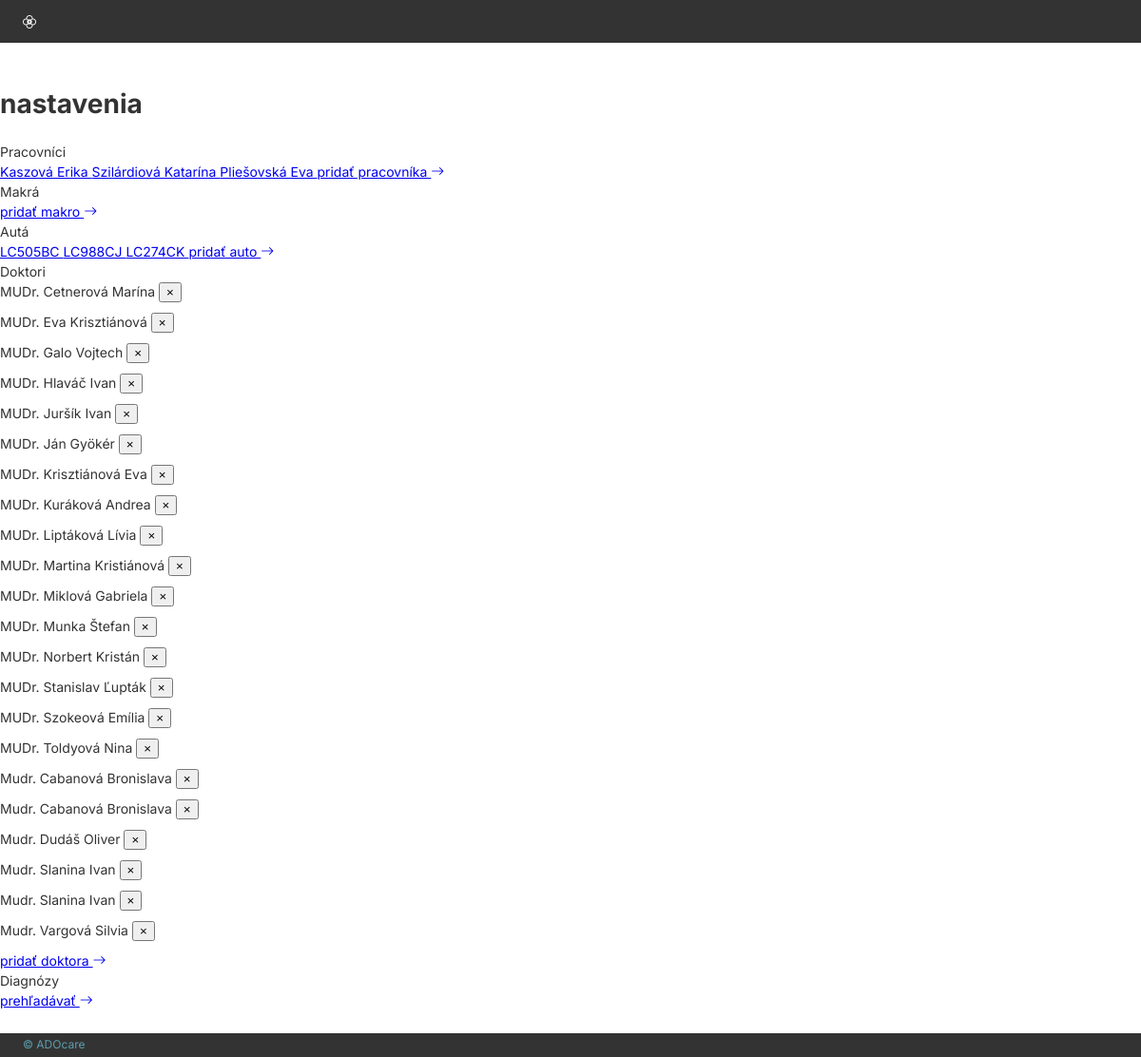
Page /nastavenia (signed in) on the committed database.
### tables this page shows
CREATE TABLE "sestry" (
	"id"	INTEGER,
	"meno"	TEXT NOT NULL,
	"kod"	TEXT,
	"uvazok"	DECIMAL(2, 1),
	"vozidlo"	INTEGER,
	"ados"	INTEGER,
	"phone_number"	TEXT,
	PRIMARY KEY("id" AUTOINCREMENT),
	FOREIGN KEY("ados") REFERENCES "adosky"("id") ON DELETE SET NULL,
	FOREIGN KEY("vozidlo") REFERENCES "auta"("id") ON DELETE SET NULL
);

CREATE TABLE auta (
                id INTEGER PRIMARY KEY AUTOINCREMENT,
                evc TEXT NOT NULL
            );

CREATE TABLE doktori (
                id INTEGER PRIMARY KEY AUTOINCREMENT,
                meno TEXT NOT NULL,
                pzs TEXT,
                zpr TEXT
            );

### routes/main_routes.py (the view)
@main.route('/nastavenia')
@login_required
def settings():
    nurses = get_nurses()
    macros = get_macros()
    cars = get_cars()
    companies = get_companies()
    doctors = get_doctors()
    return render_template('settings.html', nurses=nurses, macros=macros, cars=cars, companies=companies, doctors=doctors)

### routes/auth.py (called while the page is built)
def setup_login_manager(login_manager) -> None:
    @login_manager.user_loader
    def load_user(user_id: int) -> User:
        conn = get_db_connection()
        usedData = conn.execute("SELECT * FROM adosky WHERE id = ?", (user_id,)).fetchone()
        conn.close()
        if usedData:
            return User(id       = int(usedData['id']),
                        username = usedData['identifikator'],
                        password = usedData['passwordHash'])
        return None

### routes/cars.py (called while the page is built)
def get_cars():
    conn = get_db_connection()
    rows = conn.execute("SELECT * FROM auta").fetchall()
    conn.close()
    return [Car(row) for row in rows]

### routes/companies.py (called while the page is built)
def get_companies():
    conn = get_db_connection()
    rows = conn.execute("SELECT * FROM adosky").fetchall()
    conn.close()
    return [Company(row) for row in rows]

### routes/doctors.py (called while the page is built)
def get_doctors():
    conn = get_db_connection()
    rows = conn.execute("SELECT * FROM doktori ORDER BY meno ASC").fetchall()
    conn.close()
    return [Doctor(row) for row in rows]

### routes/macros.py (called while the page is built)
def get_macros():
    conn = get_db_connection()
    rows = conn.execute("SELECT * FROM makra").fetchall()
    conn.close()
    return [Macro(row) for row in rows]

### routes/nurses.py (called while the page is built)
def get_nurses():
    conn = get_db_connection()
    rows = conn.execute("SELECT * FROM sestry").fetchall()
    conn.close()
    return [Nurse(row) for row in rows]

### utils/database.py (called while the page is built)
def get_db_connection():
    conn = sqlite3.connect(DATABASE_FILE)
    conn.row_factory = sqlite3.Row
    return conn

### templates/settings.html (shortened to what this page needs)
{% extends "base.html" %}
{% block content %}
<h1>nastavenia</h1>
<div class="section">
    <div class="lined-heading"><span>Pracovníci</span></div>
    {% for nurse in nurses %}
    <a href="{{ url_for('nurse.update_nurse', id=nurse.id) }}" class="small-token" data-id="{{ nurse.id }}" data-meno="{{ nurse.meno }}" data-kod="{{ nurse.kod }}"
        data-uvazok="{{ nurse.uvazok }}" data-vozidlo="{{ nurse.vozidlo }}" data-ados="{{ nurse.ados }}" data-phone_number="{{ nurse.phone_number }}">
        {{ nurse.meno }}
    </a>
    {% endfor %}
    <a class="text-button" href="{{ url_for('nurse.create_nurse') }}">
        pridať pracovníka <i class="bi bi-arrow-right"></i>
    </a>
</div>
<div class="section">
    <div class="lined-heading"><span>Makrá</span></div>
    <a class="text-button" href="{{ url_for('macro.create_macro') }}">
        pridať makro <i class="bi bi-arrow-right"></i>
    </a>
</div>
<div class="section">
    <div class="lined-heading"><span>Autá</span></div>
    {% for car in cars %}
    <a href="{{ url_for('car.update_car', id=car.id) }}" class="small-token" data-id="{{ car.id }}" data-evc="{{ car.evc }}">
        {{ car.evc }}
    </a>
    {% endfor %}
    <a class="text-button" href="{{ url_for('car.create_car') }}">
        pridať auto <i class="bi bi-arrow-right"></i>
    </a>
</div>
<div class="section">
    <div class="lined-heading"><span>Doktori</span></div>
    {% for doctor in doctors %}
    <div class="small-token" data-id="{{ doctor.id }}">
        <span>{{ doctor.meno }}</span>
        <button class="delete-btn" type="button" title="Odstrániť doktora">×</button>
    </div>
    {% endfor %}
    <a class="text-button" href="{{ url_for('doctor.list_doctors') }}">
        pridať doktora <i class="bi bi-arrow-right"></i>
    </a>
</div>
<div class="section">
    <div class="lined-heading"><span>Diagnózy</span></div>
    <a class="text-button" href="{{ url_for('diagnosis.list_diagnoses') }}">
        prehľadávať <i class="bi bi-arrow-right"></i>
    </a>
</div>
{% endblock %}
{% block styles %}
<link rel="stylesheet" href="{{ url_for('static', filename='css/login.css') }}">
{% endblock %}

### templates/base.html (shortened to what this page needs)
<!DOCTYPE html>
<html lang="sk">
<head>
    <link rel="stylesheet" href="https://cdn.jsdelivr.net/npm/bootstrap-icons@1.11.3/font/bootstrap-icons.css">
    <link rel="stylesheet" href="https://unpkg.com/leaflet@1.9.4/dist/leaflet.css" />
    <link rel="stylesheet" href="https://cdn.jsdelivr.net/npm/flatpickr/dist/flatpickr.min.css">
    <link rel="stylesheet" href="{{ url_for('static', filename='css/global.css') }}">
    <link rel="stylesheet" href="{{ url_for('static', filename='css/tokens.css') }}">
    <link rel="stylesheet" href="{{ url_for('static', filename='css/components/inputs.css') }}">
    <link rel="stylesheet" href="{{ url_for('static', filename='css/components/buttons.css') }}">
    <link rel="stylesheet" href="{{ url_for('static', filename='css/components/tooltips.css') }}">
    <link rel="stylesheet" href="{{ url_for('static', filename='css/components/tables.css') }}">
    {% block styles %}{% endblock %}
    {% include "components/toasts.html" %}
</head>
<body>
    {% include "partials/navbar.html" %}
    <main>
        <content>
        {% block content %}{% endblock %}
        </content>
    </main>
    {% include "partials/footer.html" %}
</body>
</html>

### templates/components/toasts.html (shortened to what this page needs)
<link rel="stylesheet" href="{{ url_for('static', filename='css/components/toasts.css') }}">

### templates/partials/navbar.html (shortened to what this page needs)
<nav class="p-navbar" role="banner" aria-label="Primary">
    <div class="p-navbar-section">
        <a href="{{ url_for('main.dashboard') }}" title="ADOcare" class="logo">
            <i class="bi bi-flower2"></i>
        </a>
    </div>
</nav>
{% block styles %}
<link rel="stylesheet" href="{{ url_for('static', filename='css/partials/navbar.css') }}">
{% endblock %}

### templates/partials/footer.html (shortened to what this page needs)
<footer class="p-footer">
    <div class="p-footer_content">
        <p>&copy; {{ current_year }} ADOcare</p>
    </div>
</footer>
{% block styles %}
<link rel="stylesheet" href="{{ url_for('static', filename='css/partials/footer.css') }}">
{% endblock %}

### static/css/global.css (style rules this page uses)
* { box-sizing: border-box; min-width: 0; }
html, body { height: 100%; margin: 0; padding: 0; }
body { min-height: 100dvh; min-height: 100vh; display: flex; flex-direction: column; align-items: stretch; background: var(--c-dark-grey); color: var(--c-dark-grey); font-family: var(--ts-normal-font); font-size: var(--ts-normal-size); font-weight: var(--ts-normal-weight); line-height: var(--ts-normal-line); }
main { flex: 1 1 auto; min-height: 0; overflow: auto; width: var(--width-full); display: flex; flex-direction: column; align-items: center; padding-block: var(--space-6); background-color: var(--c-white); }
content { width: var(--width-page); }

### static/css/tokens.css (style rules this page uses)
:root { --c-dark-grey: #333333; --c-white: #fff; --c-almost-white: #F1F1F1; --c-light-grey: #CCCCCC; --c-accent: #5C9EAD; --c-warning: #F72585; --c-success: #47905D; --c-tag-1: #D9D9D9; --c-tag-2: #575252; --c-tag-3: #DEECEF; --font-sans: 'Inter', ui-sans-serif, system-ui, -apple-system, 'Segoe UI', Roboto, Arial, sans-serif; --font-accent: 'Istok Web', 'Inter', ui-sans-serif, system-ui, -apple-system, 'Segoe UI', Roboto, Arial, sans-serif; --ts-heading-accent-font: var(--font-accent); --ts-heading-accent-size: 20px; --ts-heading-accent-weight: 300; --ts-heading-accent-line: 1.3; --ts-heading-font: var(--font-sans); --ts-heading-size: 16px; --ts-heading-weight: 300; --ts-heading-line: 1.4; --ts-normal-font: var(--font-sans); --ts-normal-size: 14px; --ts-normal-weight: 400; --ts-normal-line: 1.5; --ts-mini-font: var(--font-sans); --ts-mini-size: 12px; --ts-mini-weight: 400; --ts-mini-line: 1.4; --ts-mini-mini-size: 8px; --radius-sm: 4px; --radius-md: 8px; --border-basic: 1px solid var(--c-dark-grey); --border-accent: 1px solid var(--c-accent); --border-warning: 1px solid var(--c-warning); --border-white: 1px solid var(--c-white); --shadow: 0 2px 20px rgba(0, 0, 0, 0.25); --width-page: 1200px; --width-full: 100%; --space-0: 0.15rem; --space-1: 0.25rem; --space-2: 0.5rem; --space-3: 0.75rem; --space-4: 1rem; --space-5: 1.25rem; --space-6: 1.5rem; --space-8: 2rem; --z-dropdown: 1000; --z-sticky: 1100; --z-modal: 2000; --z-tooltip: 3000; }

### static/css/login.css (style rules this page uses)
.small-token { width: 600px; margin-bottom: 10px; }

### static/css/partials/navbar.css (style rules this page uses)
.p-navbar { background-color: var(--c-dark-grey); padding: var(--space-3) var(--space-6); display: flex; align-items: center; justify-content: space-between; width: var(--width-full); }
.p-navbar-section { display: flex; gap: 10px; justify-content: start; }
.logo { color: #fff; text-decoration: none; align-self: center; }
.text-button i { padding: 0; }

### static/css/partials/footer.css (style rules this page uses)
.p-footer { background: var(--c-dark-grey); padding: var(--space-1) var(--space-6); margin-top: auto; text-align: start; color: var(--c-accent); width: var(--width-full); font-family: var(--ts-mini-font); font-size: var(--ts-mini-size); line-height: var(--ts-mini-line); font-weight: var(--ts-mini-weight); }
.p-footer p { margin: 0px; }

### rows in the picture
sestry: meno "Kaszová Erika"
sestry: meno "Szilárdiová Katarína"
sestry: meno "Pliešovská Eva"
auta: evc "LC505BC"
auta: evc "LC988CJ"
auta: evc "LC274CK"
doktori: meno "MUDr. Cetnerová Marína"
doktori: meno "MUDr. Eva Krisztiánová"
doktori: meno "MUDr. Galo Vojtech"
doktori: meno "MUDr. Hlaváč Ivan"
doktori: meno "MUDr. Juršík Ivan"
doktori: meno "MUDr. Ján Gyökér"
doktori: meno "MUDr. Krisztiánová Eva"
doktori: meno "MUDr. Kuráková Andrea"
doktori: meno "MUDr. Liptáková Lívia"
doktori: meno "MUDr. Martina Kristiánová"
doktori: meno "MUDr. Miklová Gabriela"
doktori: meno "MUDr. Munka Štefan"
doktori: meno "MUDr. Norbert Kristán"
doktori: meno "MUDr. Stanislav Ľupták"
doktori: meno "MUDr. Szokeová Emília"
doktori: meno "MUDr. Toldyová Nina"
doktori: meno "Mudr. Cabanová Bronislava"
doktori: meno "Mudr. Cabanová Bronislava"
doktori: meno "Mudr. Dudáš Oliver"
doktori: meno "Mudr. Slanina Ivan"
doktori: meno "Mudr. Slanina Ivan"
doktori: meno "Mudr. Vargová Silvia"
